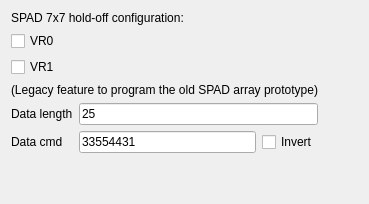
              <widget class="QWidget" name="tab">
               <attribute name="title">
                <string>SPAD</string>
               </attribute>
               <layout class="QGridLayout" name="gridLayout_61">
                <item row="7" column="0">
                 <widget class="QLabel" name="label_119">
                  <property name="text">
                   <string>(Legacy feature to program the old SPAD array prototype)</string>
                  </property>
                 </widget>
                </item>
                <item row="4" column="1">
                 <spacer name="horizontalSpacer_21">
                  <property name="orientation">
                   <enum>Qt::Orientation::Horizontal</enum>
                  </property>
                  <property name="sizeHint" stdset="0">
                   <size>
                    <width>40</width>
                    <height>20</height>
                   </size>
                  </property>
                 </spacer>
                </item>
                <item row="8" column="0">
                 <layout class="QGridLayout" name="gridLayout_59">
                  <item row="1" column="2">
                   <widget class="QLineEdit" name="lineEdit_spad_data">
                    <property name="text">
                     <string>33554431</string>
                    </property>
                   </widget>
                  </item>
                  <item row="0" column="0">
                   <widget class="QLabel" name="label_93">
                    <property name="text">
                     <string>Data length</string>
                    </property>
                   </widget>
                  </item>
                  <item row="1" column="0">
                   <widget class="QLabel" name="label_94">
                    <property name="text">
                     <string>Data cmd</string>
                    </property>
                   </widget>
                  </item>
                  <item row="1" column="3">
                   <widget class="QCheckBox" name="checkBox_spad_invert">
                    <property name="text">
                     <string>Invert</string>
                    </property>
                   </widget>
                  </item>
                  <item row="0" column="2" colspan="2">
                   <widget class="QLineEdit" name="lineEdit_spad_length">
                    <property name="text">
                     <string>25</string>
                    </property>
                   </widget>
                  </item>
                 </layout>
                </item>
                <item row="4" column="0">
                 <layout class="QGridLayout" name="gridLayout_97">
                  <item row="1" column="0">
                   <widget class="QLabel" name="label_124">
                    <property name="text">
                     <string>SPAD 7x7 hold-off configuration:</string>
                    </property>
                   </widget>
                  </item>
                  <item row="3" column="0">
                   <widget class="QCheckBox" name="checkBox_SPAD_VR1">
                    <property name="text">
                     <string>VR1</string>
                    </property>
                   </widget>
                  </item>
                  <item row="2" column="0">
                   <widget class="QCheckBox" name="checkBox_SPAD_VR0">
                    <property name="text">
                     <string>VR0</string>
                    </property>
                   </widget>
                  </item>
                 </layout>
                </item>
                <item row="9" column="0">
                 <spacer name="verticalSpacer_8">
                  <property name="orientation">
                   <enum>Qt::Orientation::Vertical</enum>
                  </property>
                  <property name="sizeHint" stdset="0">
                   <size>
                    <width>20</width>
                    <height>40</height>
                   </size>
                  </property>
                 </spacer>
                </item>
               </layout>
              </widget>
